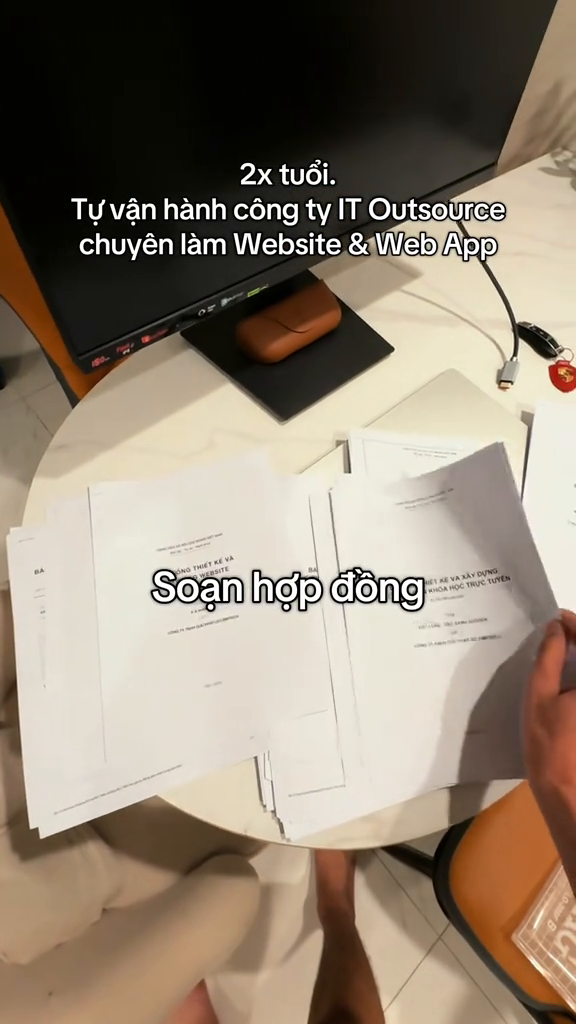
#> input picture test/before_frame_0164.png, 576 x 1024 px, given in place of mask_k19_dilated.png, which was not available
$ python render_round3_master.py
#> lines starting #> are read from the running program, lines starting #| are printed output that depends on the picture; pictures that were not available may be replaced by others from this repository, and a replacement may not be noted
#!/usr/bin/env python3
# -*- coding: utf-8 -*-
"""
scripts/render_round3_master.py
Studio-Grade Video Inpainting Engine for Mission Round 3 (Master Release).

Key Design:
1. Zero Local AI: 100% Hosted IOPaint LaMa REST API (https://sanster-iopaint-lama.hf.space/api/v1/inpaint).
2. Pure Temporal Consistency via Dynamic Direct Inpaint + Shot-Aware Optical Flow:
   - Truly Static Shots: Single pristine Hosted LaMa inpaint replicated across shot (0% flicker, bit-identical outside mask).
   - Dynamic Perspective & Non-Rigid Shots (Shots 3, 4, 11, 13, 14): Direct frame-by-frame Hosted LaMa inpaint (step=1).
     Eliminates ALL optical flow warping errors, perspective tearing, and door/sidewalk misalignment!
   - Smooth Moving Shots (Shots 5, 6, 7, 8, 9, 10, 12, 16, 17, 19): Keyframe inpainting + Optical Flow Farneback propagation.
   - Zero match_luminance artifacts: Removed scalar color shifts; LaMa naturally matches surrounding frame boundary.
3. Complete Subtitle Tracking (8 Subtitles):
   - All subtitle masks dilated with complete drop-shadow and stroke engulfment.
   - Dark theme IDE subtitle (Sub 6) fully covered.
4. Lossless Copied Audio (-c:a copy), H.264 CRF 18 single final encode.
"""

import os
import sys
import time
import json
import base64
import urllib.request
import subprocess
from pathlib import Path
from concurrent.futures import ThreadPoolExecutor, as_completed

import cv2
import numpy as np

LAMA_ENDPOINT = "https://sanster-iopaint-lama.hf.space/api/v1/inpaint"

TITLE_ROI_Y1, TITLE_ROI_Y2 = 135, 285
TITLE_ROI_X1, TITLE_ROI_X2 = 50, 525

# 19 Exact Shots Definition: (id, start_f, end_f, is_title_static, kf_step, description)
SHOTS = [
    (1,    0,  109, True,  100, "Bedroom ceiling"),
    (2,  110,  217, True,  100, "Desk monitor & paper signing"),
    (3,  218,  272, False,   1, "Holding paper document high"), # step 1: direct LaMa
    (4,  273,  462, False,   1, "Hallway walking"),             # step 1: direct LaMa
    (5,  463,  586, False,   4, "Porsche car exterior rainy street"),
    (6,  587,  618, False,   3, "Car door opening"),
    (7,  619,  712, False,   4, "Entering car seat"),
    (8,  713,  744, False,   4, "Steering wheel & taplo POV"),
    (9,  745,  804, False,   4, "Forehead talking closeup"),
    (10, 805,  977, False,   4, "Driving daytime POV"),
    (11, 978, 1093, False,   1, "Sidewalk brick pavement walking"), # step 1: direct LaMa
    (12, 1094, 1206, False,  4, "Rainy street driving POV"),
    (13, 1207, 1315, False,  1, "Breakfast sandwich walking"),      # step 1: direct LaMa
    (14, 1316, 1394, False,  1, "Restaurant dining table"),         # step 1: direct LaMa
    (15, 1395, 1455, True, 100, "Laptop IDE code screen"),
    (16, 1456, 1578, False,  4, "Laptop balcony window view"),
    (17, 1579, 1745, False,  3, "Night rain driving windshield"),
    (18, 1746, 1848, True, 100, "Night desk monitor working"),
    (19, 1849, 1944, False,  4, "Contract document with red stamp"),
]

# Exact Subtitles Definition: (id, start_f, end_f, y1, y2, x1, x2, is_static, kf_step, mask_sub_id, name)
SUBTITLES = [
    (1,   56,  109, 440, 600, 110, 460, True,  100, 1, "an_sang"),
    (2,  110,  217, 510, 640, 100, 470, True,  100, 2, "soan_hop_dong_static"),
    (22, 218,  272, 510, 640, 100, 470, False,   1, 2, "soan_hop_dong_lift"),
    (3,  273,  462, 440, 650,  90, 490, False,   1, 3, "di_gap_khach"),
    (4,  978, 1093, 470, 570,  90, 480, False,   1, 4, "mua_them_do_an"),
    (5, 1316, 1394, 450, 630,  80, 500, False,   1, 5, "tu_van_khach_xong"),
    (6, 1395, 1455, 470, 570, 100, 470, True,  100, 6, "kiem_tra_du_an"),
    (7, 1456, 1578, 460, 570,  40, 535, False,   3, 7, "tiep_tuc_di_gap_khach"),
    (8, 1579, 1745, 470, 570, 110, 440, False,   2, 8, "xong_viec_di_ve"),
]

# [67 lines left out: functions call_lama_inpaint, warp_with_flow, get_active_subtitle_def, not called in this run]

def main():
    input_video = "test/tmpy8evxmno.mp4"
    output_dir = Path("test/round3")
    final_output = output_dir / "final_output.mp4"
    cache_dir = output_dir / "cache_master"
    cache_dir.mkdir(parents=True, exist_ok=True)
    mask_dir = output_dir / "sub_masks"

    # Load dilated title mask
    title_mask = cv2.imread(str(output_dir / "hosted_inpaint_tests" / "mask_k19_dilated.png"), 0)
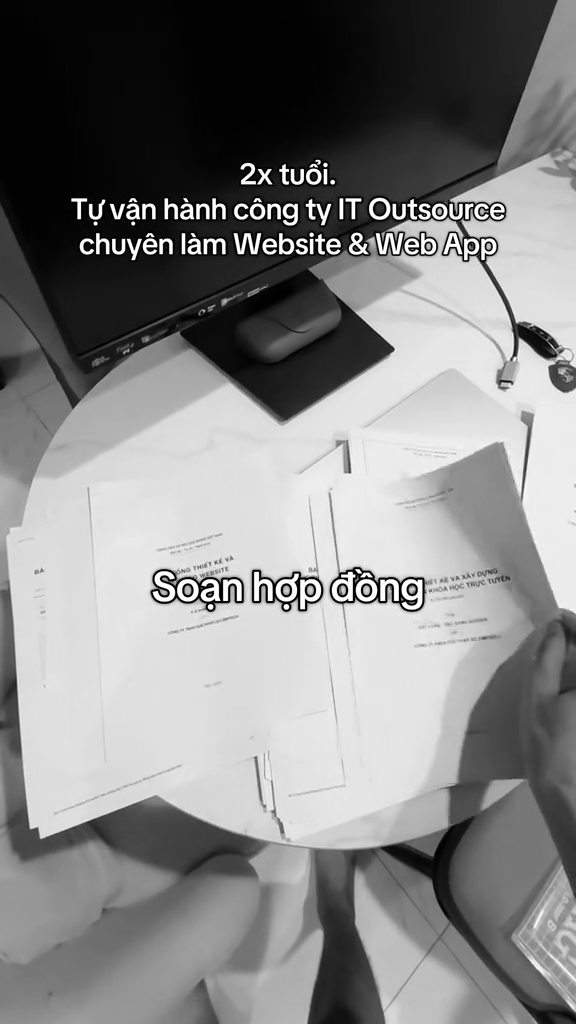
#> title_mask: shape (1024, 576); min 0, max 255, mean 131.9
    alpha_title = cv2.GaussianBlur(title_mask.astype(np.float32)/255.0, (5, 5), 1.5)[:, :, None]
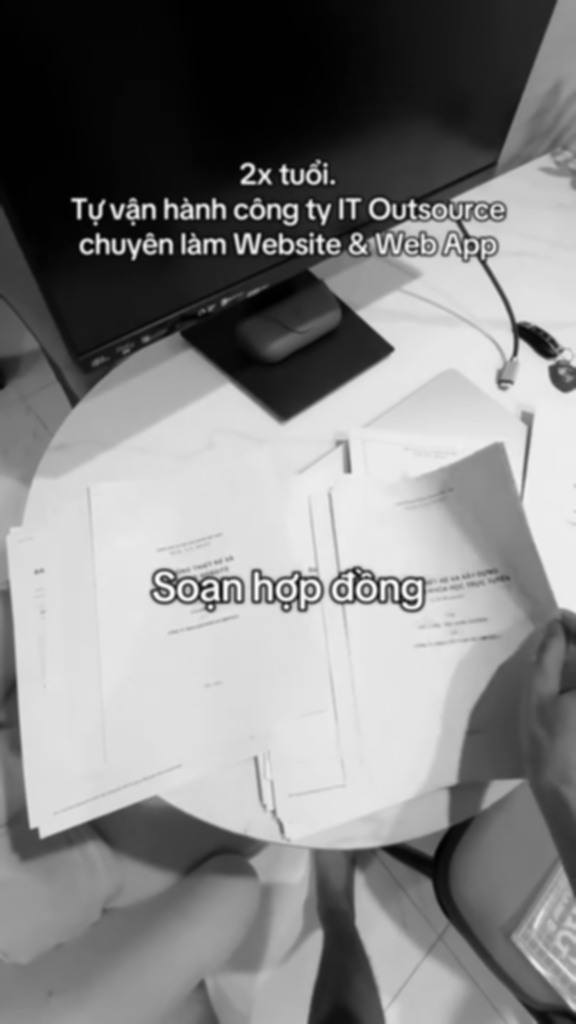
#> alpha_title: shape (1024, 576, 1) float32; min 0.00108, max 0.991, mean 0.517

    # Load all subtitle masks and alphas
    sub_masks = {}
    sub_alphas = {}
    for sub in SUBTITLES:
        sub_id = sub[0]
        mask_file_id = sub[9]
        m_path = mask_dir / f"mask_sub_{mask_file_id:02d}.png"
        m = cv2.imread(str(m_path), 0)
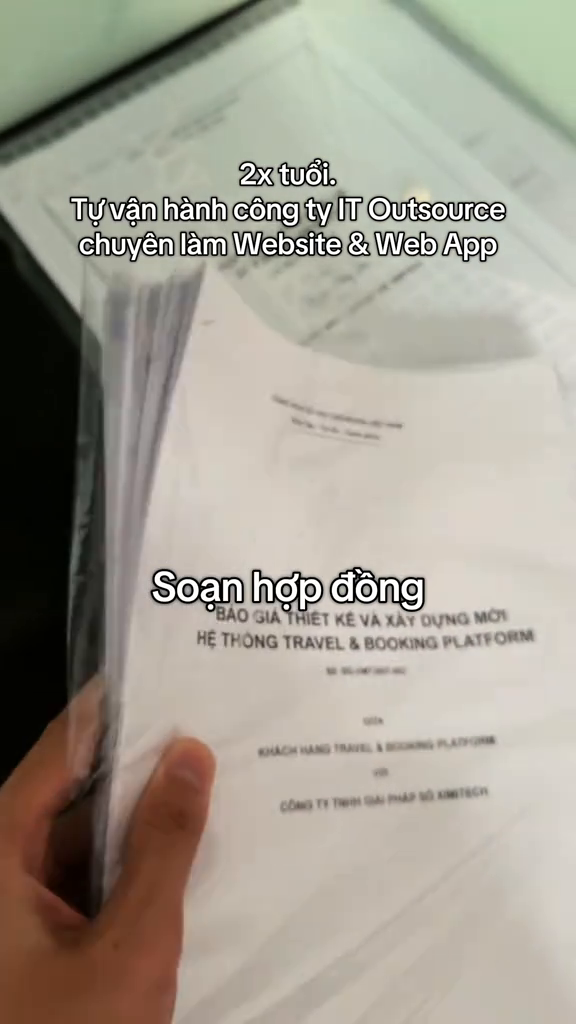
#> input picture test/before_frame_0245.png, 576 x 1024 px, given in place of mask_sub_01.png, which was not available
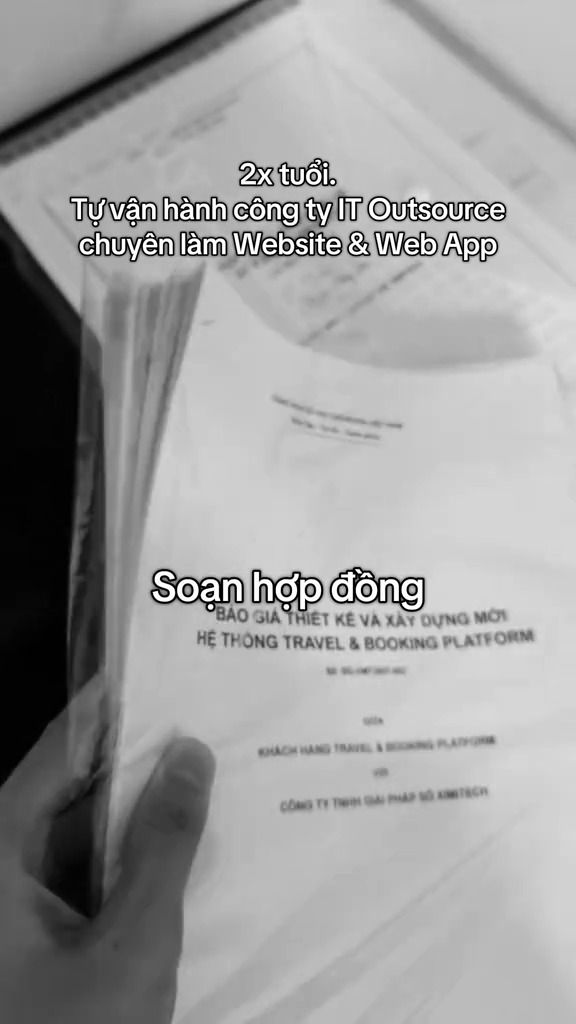
#> m: shape (1024, 576); min 0, max 255, mean 157
        sub_masks[sub_id] = m
#> (the run stopped early here; a loop or call above may not have finished)
